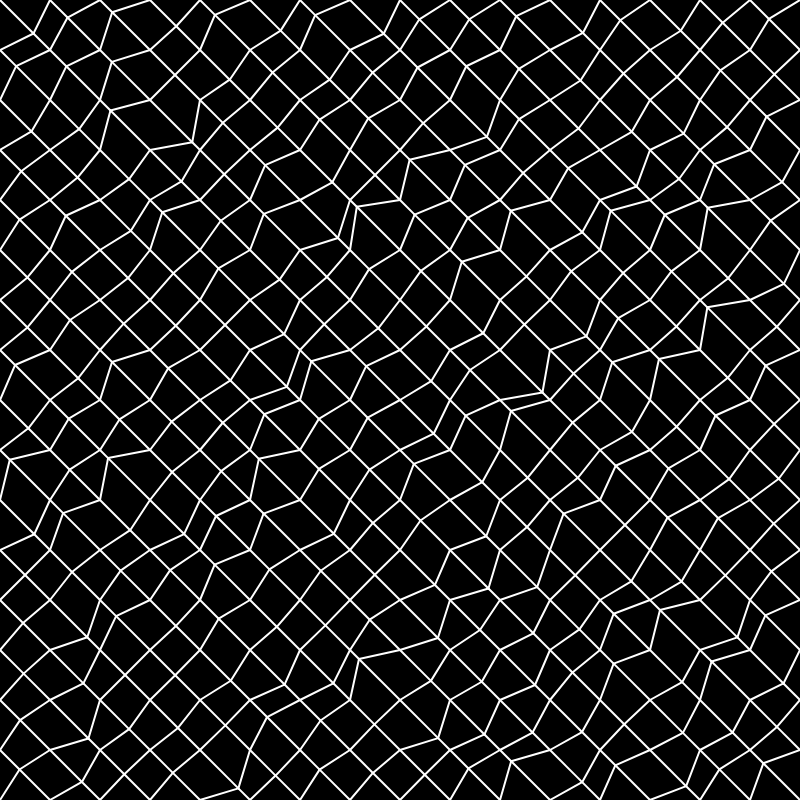
Frame 1 (no input)
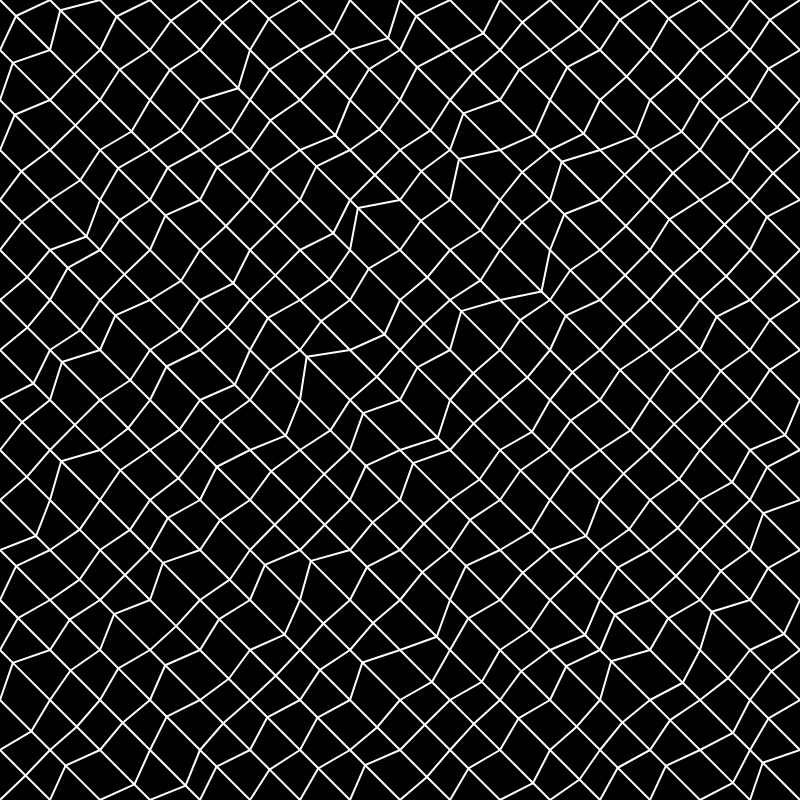
Frame 60 (no input)
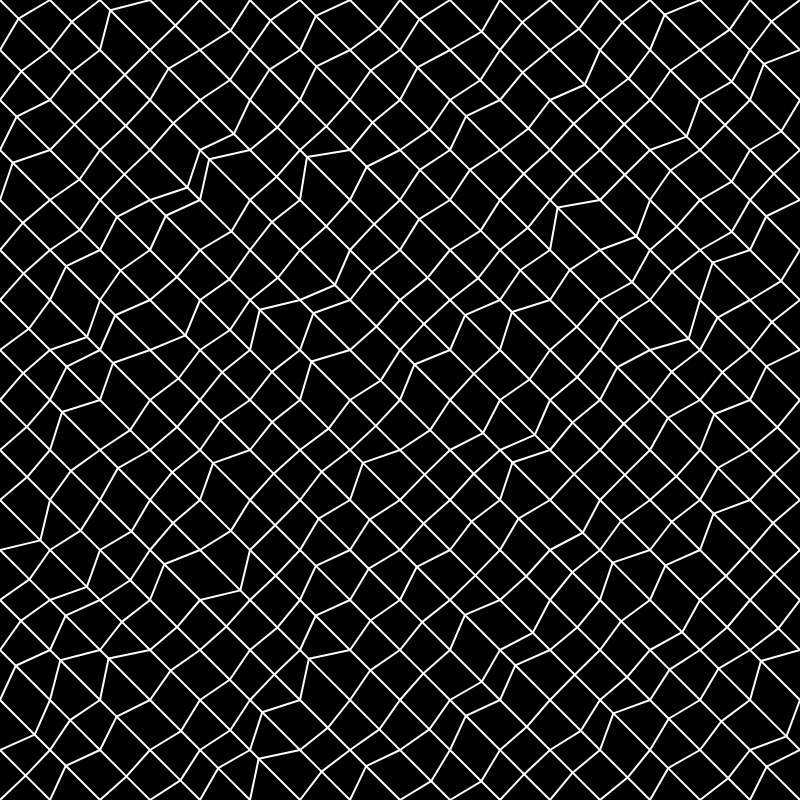
Frame 120 (the mouse pressed at the canvas centre since frame 60)

The p5.js sketch that drew these frames (run headless with seeded random() and noise() and a simulated clock; from frame 60 on, the mouse is pressed at the canvas centre):

// p5.js sketch
// ── sketch.js
let scl = 50;
let counter = 0;
let noiseVal;

function setup() {
  createCanvas(800, 800);
}

function draw() {
  
  background(0);
  noFill(fill);
  stroke(255);
  strokeWeight(2);
  
  for (var x = 0; x < height; x = x+scl) {

    for(var y = 0; y < width; y=y+scl){

      noiseVal = noise(x+counter,y);
      noiseVal = map(noiseVal,0,1,0,scl);
      center_x = x+noiseVal;
      center_y = y+noiseVal;

      line (x,y,center_x,center_y);
      line (center_x,center_y,x+scl,y);
      line (x,y+scl,center_x,center_y);
      line (center_x,center_y,x+scl,y+scl);

      counter = counter + 0.00005;
    }     
  }
}
